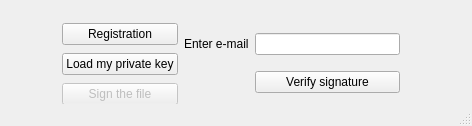
<?xml version="1.0" encoding="UTF-8"?>
<ui version="4.0">
 <class>MainWindow</class>
 <widget class="QMainWindow" name="MainWindow">
  <property name="windowModality">
   <enum>Qt::NonModal</enum>
  </property>
  <property name="enabled">
   <bool>true</bool>
  </property>
  <property name="geometry">
   <rect>
    <x>0</x>
    <y>0</y>
    <width>472</width>
    <height>126</height>
   </rect>
  </property>
  <property name="minimumSize">
   <size>
    <width>472</width>
    <height>126</height>
   </size>
  </property>
  <property name="maximumSize">
   <size>
    <width>472</width>
    <height>126</height>
   </size>
  </property>
  <property name="acceptDrops">
   <bool>false</bool>
  </property>
  <property name="windowTitle">
   <string>Electronic Digital Signature</string>
  </property>
  <widget class="QWidget" name="centralwidget">
   <widget class="QWidget" name="layoutWidget">
    <property name="geometry">
     <rect>
      <x>62</x>
      <y>21</y>
      <width>338</width>
      <height>86</height>
     </rect>
    </property>
    <layout class="QGridLayout" name="gridLayout">
     <item row="0" column="0">
      <widget class="QPushButton" name="Registration">
       <property name="text">
        <string>Registration</string>
       </property>
      </widget>
     </item>
     <item row="0" column="1" rowspan="3">
      <layout class="QGridLayout" name="gridLayout_2">
       <item row="0" column="0">
        <widget class="QLabel" name="label">
         <property name="text">
          <string>Enter e-mail</string>
         </property>
        </widget>
       </item>
       <item row="0" column="1">
        <widget class="QLineEdit" name="Email">
         <property name="inputMask">
          <string/>
         </property>
         <property name="text">
          <string/>
         </property>
        </widget>
       </item>
       <item row="1" column="1">
        <widget class="QPushButton" name="Verification">
         <property name="enabled">
          <bool>true</bool>
         </property>
         <property name="text">
          <string>Verify signature</string>
         </property>
        </widget>
       </item>
      </layout>
     </item>
     <item row="1" column="0">
      <widget class="QPushButton" name="LoadMyKeys">
       <property name="enabled">
        <bool>true</bool>
       </property>
       <property name="text">
        <string>Load my private key</string>
       </property>
      </widget>
     </item>
     <item row="2" column="0">
      <widget class="QPushButton" name="SingFile">
       <property name="enabled">
        <bool>false</bool>
       </property>
       <property name="text">
        <string>Sign the file</string>
       </property>
      </widget>
     </item>
    </layout>
   </widget>
  </widget>
  <widget class="QStatusBar" name="statusbar"/>
 </widget>
 <resources/>
 <connections/>
</ui>
